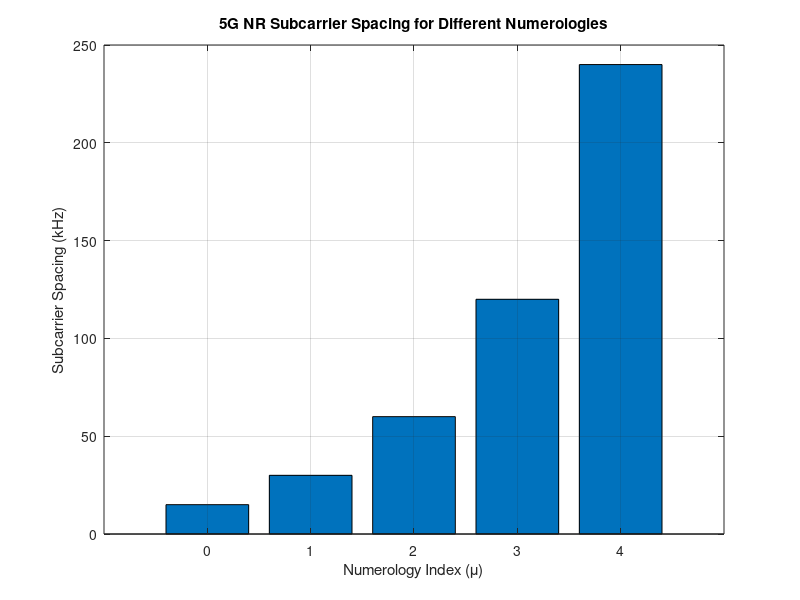
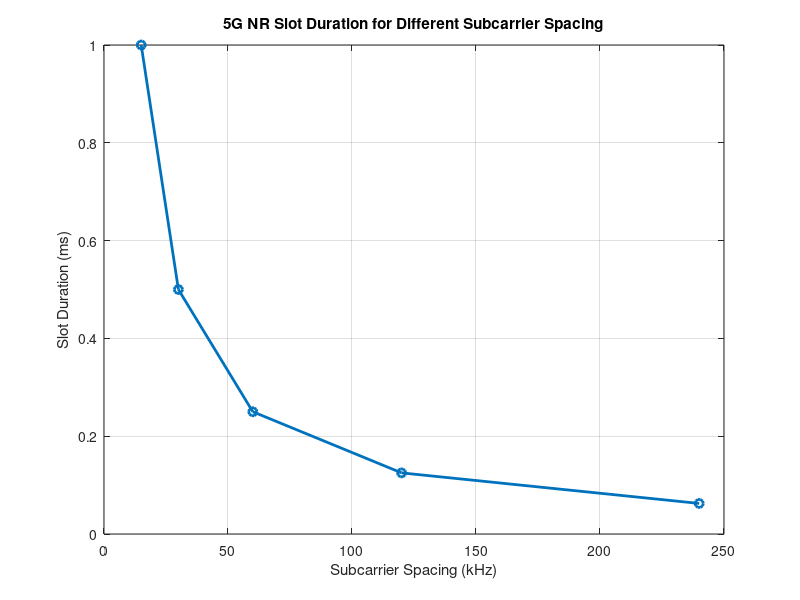
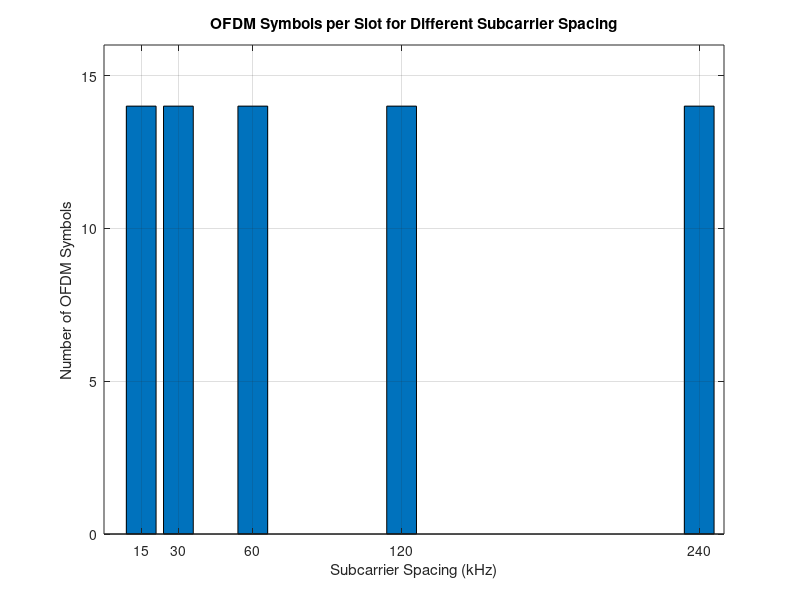

Reproduce these figures in MATLAB, in order. (Note: this script raises an error after producing the figures.)
clc;
clear;
close all;

%% ==========================================================
% Create Output Folder
%% ==========================================================

scriptPath = fileparts(mfilename('fullpath'));

if isempty(scriptPath)
    scriptPath = pwd;
end

outputFolder = fullfile(scriptPath,'5G_NR_Numerology_Output');

if ~exist(outputFolder,'dir')
    mkdir(outputFolder);
end

%% ==========================================================
% Common Parameters
%% ==========================================================

scs = [15 30 60 120 240];     % Subcarrier Spacing (kHz)
mu = 0:4;                      % Numerology Index

%% ==========================================================
% OBJECTIVE 1 : Subcarrier Spacing vs Numerology
%% ==========================================================

fig1 = figure;

bar(scs)

grid on

set(gca,'XTick',1:5)
set(gca,'XTickLabel',mu)

xlabel('Numerology Index (\mu)')
ylabel('Subcarrier Spacing (kHz)')
title('5G NR Subcarrier Spacing for Different Numerologies')

exportgraphics(fig1,...
    fullfile(outputFolder,'Objective1_Subcarrier_Spacing.png'),...
    'Resolution',300);

%% ==========================================================
% OBJECTIVE 2 : Slot Duration
%% ==========================================================

slot = [1 0.5 0.25 0.125 0.0625];   % Slot Duration (ms)

fig2 = figure;

plot(scs,slot,'o-','LineWidth',2)

grid on

xlabel('Subcarrier Spacing (kHz)')
ylabel('Slot Duration (ms)')
title('5G NR Slot Duration for Different Subcarrier Spacing')

exportgraphics(fig2,...
    fullfile(outputFolder,'Objective2_Slot_Duration.png'),...
    'Resolution',300);

%% ==========================================================
% OBJECTIVE 3 : OFDM Symbols per Slot
%% ==========================================================

symbols = [14 14 14 14 14];

fig3 = figure;

bar(scs,symbols)

grid on

xlabel('Subcarrier Spacing (kHz)')
ylabel('Number of OFDM Symbols')
title('OFDM Symbols per Slot for Different Subcarrier Spacing')

ylim([0 16])

exportgraphics(fig3,...
    fullfile(outputFolder,'Objective3_OFDM_Symbols.png'),...
    'Resolution',300);

%% ==========================================================
% Display Results
%% ==========================================================

disp(' ');
disp('==============================================');
disp('5G NR NUMEROLOGY RESULTS');
disp('==============================================');

Result = table(mu',scs',slot',symbols',...
    'VariableNames',{'Numerology','SCS_kHz',...
                     'SlotDuration_ms','OFDMSymbols'});

disp(Result);

%% ==========================================================
% Completion Message
%% ==========================================================

disp(' ');
disp('All objectives executed successfully.');
disp(['Output folder: ',outputFolder]);

disp(' ');
disp('Saved PNG Files:');
disp('1. Objective1_Subcarrier_Spacing.png');
disp('2. Objective2_Slot_Duration.png');
disp('3. Objective3_OFDM_Symbols.png');
